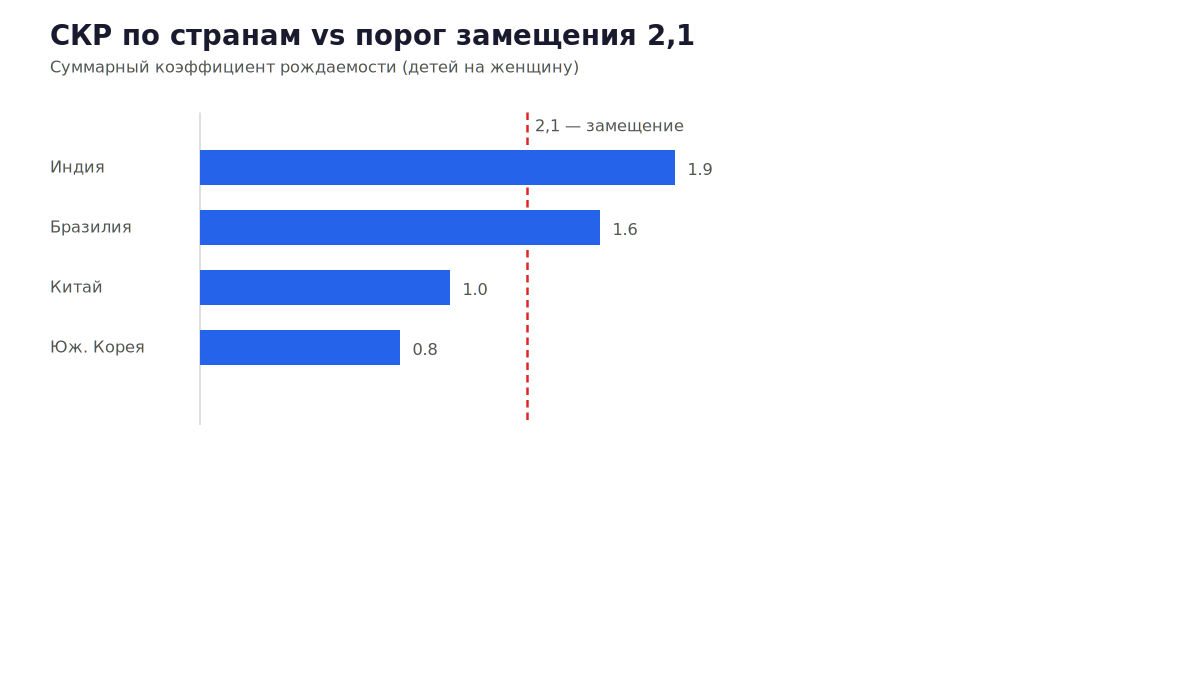
#> input picture data/pension/longreads/graphics/01/png/02_tfr_countries.png, 1200 x 675 px, given as the content of the folder jects/empire/telegram_emoji_pack/variant_1_foto/stickers_512, which was not available
$ python export_sticker_example.py
#> lines starting #> are read from the running program, lines starting #| are printed output that depends on the picture; after the words box and inside, x2 and y2 are one past the last pixel; in counts of white or black regions, pixels touching at a corner belong together
#!/usr/bin/env python3
"""Re-export stickers with white stroke + drop shadow, matching StickerExample.psd."""

from __future__ import annotations

from pathlib import Path

from PIL import Image, ImageFilter

ROOT = Path("/root/projects/empire/telegram_emoji_pack")
VARIANTS = ["variant_1_foto", "variant_2_mult", "variant_3_vintazh"]


def apply_sticker_example(
    im: Image.Image,
    canvas: int = 512,
    stroke: int = 6,
    sh_off: tuple[int, int] = (4, 6),
    sh_blur: int = 7,
    sh_a: int = 100,
) -> Image.Image:
#> called with canvas = 512, stroke = 6, sh_off = (4, 6), sh_blur = 7, sh_a = 100
    src = im.convert("RGBA")
#> src is the input picture: PIL image 1200x675 RGBA; mean R, G, B, A 3.4, 6.7, 14.7, 17.5
    bbox = src.split()[-1].getbbox()
#> bbox = (50, 24, 712, 425)
    if bbox:
        src = src.crop(bbox)
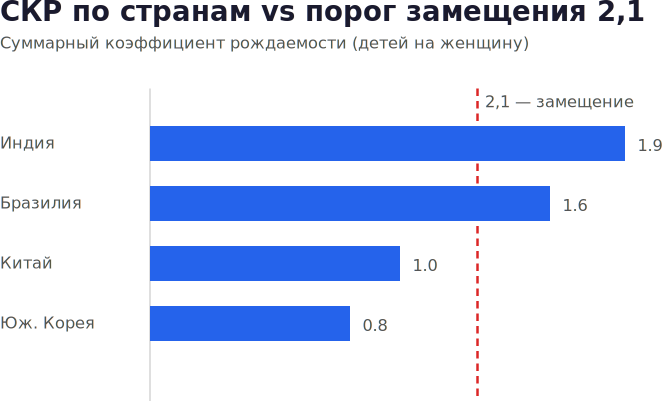
#> src: PIL image 662x401 RGBA; mean R, G, B, A 10.2, 20.5, 44.8, 53.5; transparent parts drawn white
    alpha = src.split()[-1]
    hard = alpha.point(lambda p: 255 if p > 16 else 0)
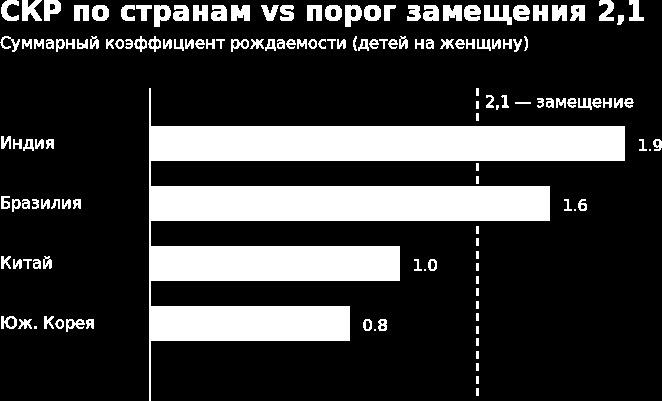
#> hard: PIL image 662x401 L; 22.4% white; 146 white regions (6 under 20 px), largest, box (x1, y1, x2, y2) and area: (149, 88, 625, 401) 46861, (484, 5, 512, 25) 336, (22, 0, 42, 21) 279

    stroke_mask = hard
    for _ in range(stroke):
        stroke_mask = stroke_mask.filter(ImageFilter.MaxFilter(3))
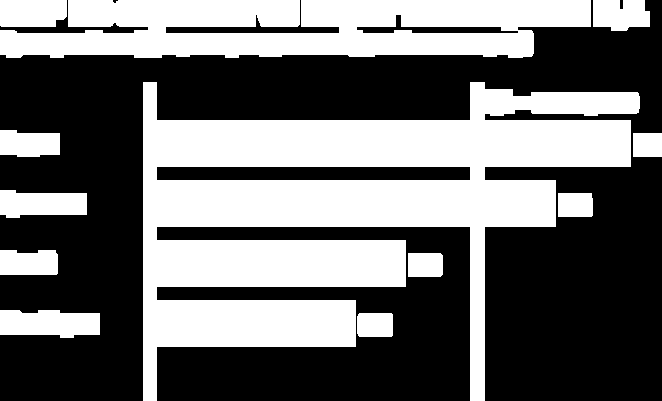
#> stroke_mask: PIL image 662x401 L; 42.8% white; 12 white regions, largest, box (x1, y1, x2, y2) and area: (143, 82, 640, 401) 73329, (0, 0, 591, 58) 26699, (0, 310, 100, 338) 2371

    pad = stroke + sh_blur + max(sh_off) + 12
#> pad = 31
    w, h = src.size
#> w = 662; h = 401
    cw, ch = w + pad * 2, h + pad * 2
#> cw = 724; ch = 463

    white_layer = Image.new("RGBA", (cw, ch), (0, 0, 0, 0))
#> white_layer: PIL image 724x463 RGBA; every value is 0
    white = Image.new("RGBA", (cw, ch), (255, 255, 255, 255))
#> white: PIL image 724x463 RGBA; every value is 255
    sm = Image.new("L", (cw, ch), 0)
#> sm: PIL image 724x463 L; every value is 0
    sm.paste(stroke_mask, (pad, pad))
#> sm: PIL image 724x463 L; 33.9% white; 12 white regions, largest, box (x1, y1, x2, y2) and area: (174, 113, 671, 432) 73329, (31, 31, 622, 89) 26699, (31, 341, 131, 369) 2371
    white_layer.paste(white, mask=sm)

    shadow = Image.new("RGBA", (cw, ch), (0, 0, 0, 0))
    black = Image.new("RGBA", (cw, ch), (0, 0, 0, sh_a))
    shmask = sm.filter(ImageFilter.GaussianBlur(sh_blur))
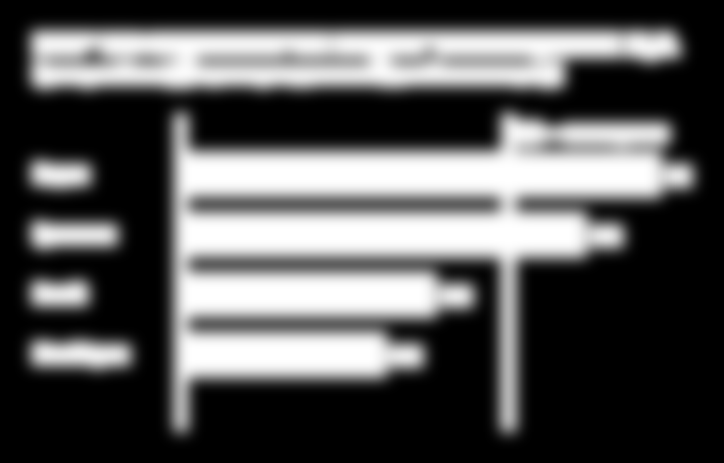
#> shmask: PIL image 724x463 L; min 0, max 255, mean 86.5
    shadow.paste(black, mask=shmask)
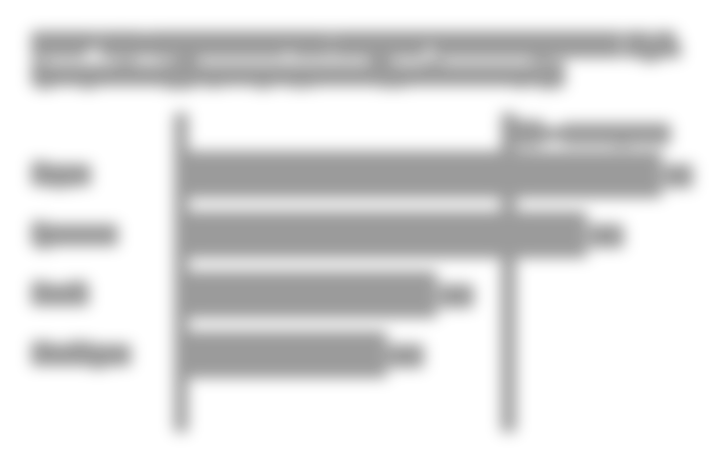
#> shadow: PIL image 724x463 RGBA; mean R, G, B, A 0, 0, 0, 33.9; transparent parts drawn white

    out = Image.new("RGBA", (cw, ch), (0, 0, 0, 0))
    out.alpha_composite(shadow, dest=sh_off)
    out.alpha_composite(white_layer)
    body = Image.new("RGBA", (cw, ch), (0, 0, 0, 0))
    body.paste(src, (pad, pad), src)
    out.alpha_composite(body)
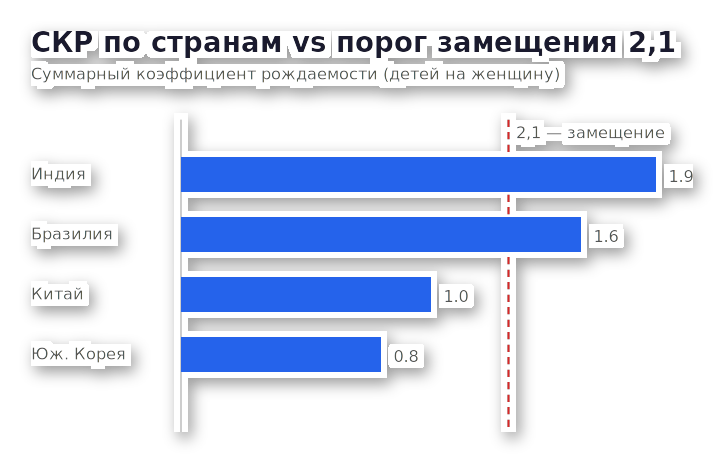
#> out: PIL image 724x463 RGBA; mean R, G, B, A 51.4, 59.9, 78.9, 93.7; transparent parts drawn white

    bb = out.split()[-1].getbbox()
#> bb = (19, 21, 713, 454)
    if bb:
        out = out.crop(bb)
#> out: PIL image 694x433 RGBA

    margin = 8
    out.thumbnail((canvas - margin * 2, canvas - margin * 2), Image.Resampling.LANCZOS)
#> out: PIL image 496x309 RGBA
    canvas_im = Image.new("RGBA", (canvas, canvas), (0, 0, 0, 0))
#> canvas_im: PIL image 512x512 RGBA; every value is 0
    x = (canvas - out.width) // 2
#> x = 8
    y = (canvas - out.height) // 2
#> y = 101
    canvas_im.paste(out, (x, y), out)
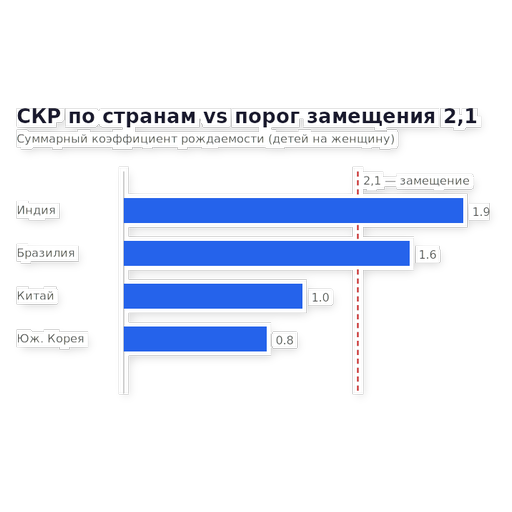
#> canvas_im: PIL image 512x512 RGBA; mean R, G, B, A 33.3, 38.8, 51.3, 56.5; transparent parts drawn white
    return canvas_im


def main() -> None:
    preview_cells: list[Image.Image] = []
    n = 0
    for variant in VARIANTS:
        src_dir = ROOT / variant / "stickers_512"
        dst_dir = ROOT / variant / "export_png"
        dst_dir.mkdir(parents=True, exist_ok=True)
        for src in sorted(src_dir.glob("*.png")):
            styled = apply_sticker_example(Image.open(src))
            out = dst_dir / src.name
            styled.save(out, "PNG", optimize=True)
#> (the run stopped early here; a loop or call above may not have finished)
